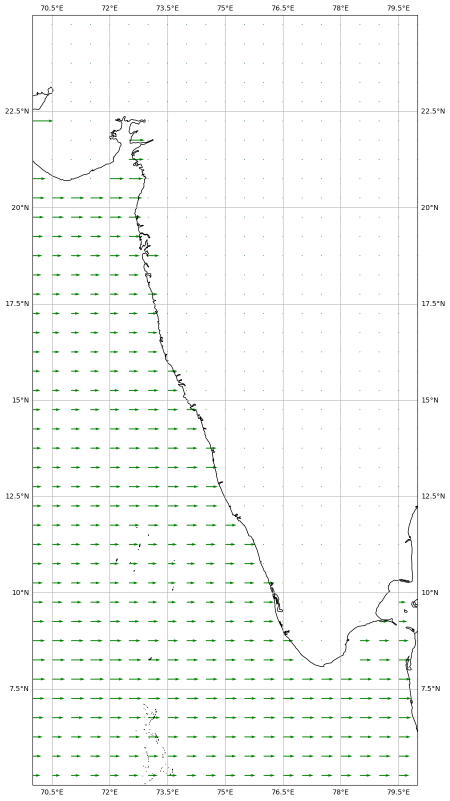
#> input picture Images/quiver_streamline/Quiver_fig0.png, 900 x 1601 px (shown at 1/2 size); its folder holds 4 pictures in this run
$ jupyter execute --allow-errors Test_quiver.ipynb
#> lines starting #> are read from the running program, lines starting #| are printed output that depends on the picture
[cell 1]
import pandas as pd;
import numpy as np;
import matplotlib.pyplot as plt;
import glob;
import cartopy.crs as ccrs
import re
from matplotlib.animation import FuncAnimation
from PIL import Image
BAD_FLAG = -1.e+34

[cell 2]
# files_meridonal = glob.glob("./Data/Meridonal/*.txt")
# files_zonal = glob.glob("./Data/Zonal/*.txt")
files_zonal = ['./Data/Zonal/May30-2013Z.txt','./Data/Zonal/Jun30-2013Z.txt','./Data/Zonal/Jul15-2013Z.txt','./Data/Zonal/Jul31-2013Z.txt','./Data/Zonal/Aug31-2013Z.txt']
files_meridonal = ['./Data/Meridonal/May30-2013M.txt','./Data/Meridonal/Jun30-2013M.txt', './Data/Meridonal/Jul15-2013M.txt', './Data/Meridonal/Jul31-2013M.txt',  './Data/Meridonal/Aug31-2013M.txt']
df_list_M = []
df_list_Z = []
print(files_zonal)
print(files_meridonal)

[cell 3]
def read_dataset(name):

    f = open(name)
    lines = f.readlines()
    lines = lines[7:]

    splitted_dict = {}

    for i in lines:
        i = i.strip()
        line = re.split(r'[\t\n]',i)
        # print(line)
        if (line[-1].find("** line too long **") or line[-1] == "** line too long **"):
            line.pop()

        temp = []
        for j in range(1, len(line)):
            if float(line[j]) == BAD_FLAG:
                temp.append(0)
            else:
                temp.append(float(line[j]))

        splitted_dict[line[0]] = temp

    rain = []
    for i in splitted_dict.keys():
        temp = []
        j = 0
        while (j<len(splitted_dict[i])):
            temp.append(splitted_dict[i][j])
            j+=1
        while (j<720):
            temp.append(0)
            j+=1
        rain.append(temp)

    if len(lines)<360:
        for i in range(0,360-len(lines)):
            temp = [0]*720
            rain.append(temp)

    rain = np.array(rain)
    return rain

#> (a cell that did not finish here is left out)

[cell 5]
# print(type(df_list_M[0]))

#> (a cell that did not finish here is left out)

#> (a cell that did not finish here is left out)

#> (a cell that did not finish here is left out)

[cell 9]
i=0
#> (the rest of this cell did not finish here and is left out)

[cell 10]
files = glob.glob("../Images/quiver_streamline/Quiver_*.png")
files.sort()
image_array = []
for my_file in files:

    image = Image.open(my_file)
#> image is the input picture: PIL image 900x1601 RGBA; mean R, G, B, A 248.4, 250, 248.4, 255
    image_array.append(image)

# print('image_arrays shape:', np.array(image_array).shape)


fig, ax = plt.subplots()
ax.axis('off')  # Hide the axis
ax.set_frame_on(False)
# Set the initial image
im = ax.imshow(image_array[0],animated=True)

[cell 11]
def update(i):
    im.set_array(image_array[i])
    return im,

[cell 12]
animation_fig = FuncAnimation(fig, update, frames=len(image_array), interval=200, blit=True,repeat_delay=10,)

# Show the animation
plt.show()
animation_fig.save("../Images/quiver_streamline/animated_quiver.gif")
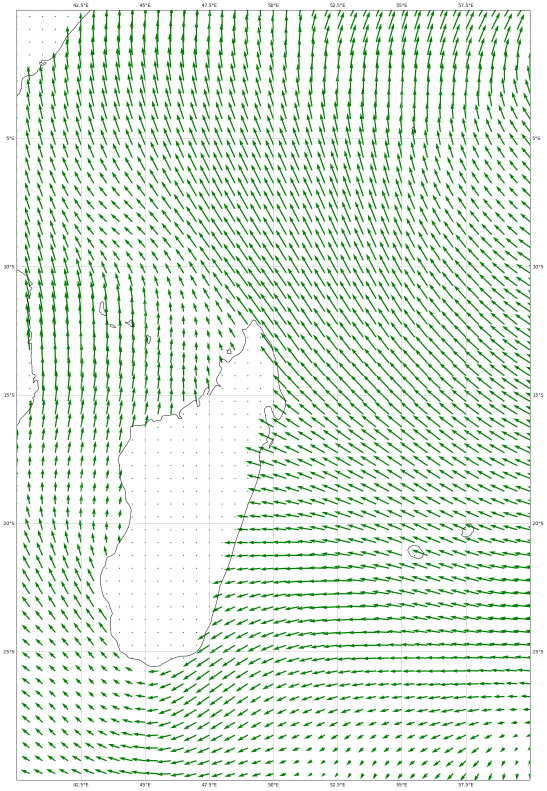
#> shown: shape (2371, 1640, 4) (shown at 1/3 size); mean R, G, B, A 224.9, 239.2, 224.9, 255
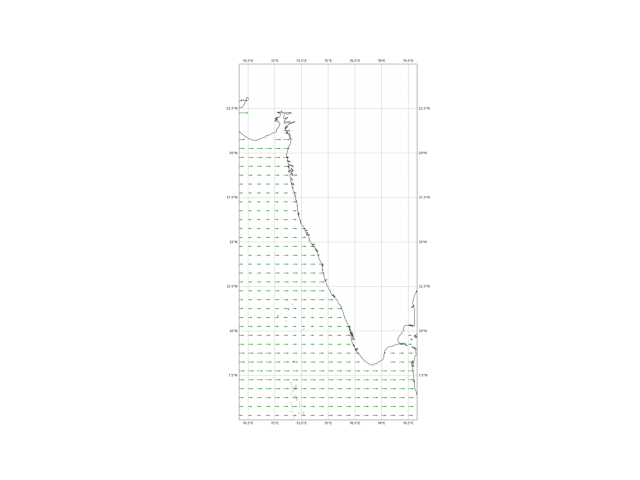
#> saved as animated_quiver.gif: PIL image 640x480 RGBA; mean R, G, B, A 253.3, 253.7, 253.3, 255
